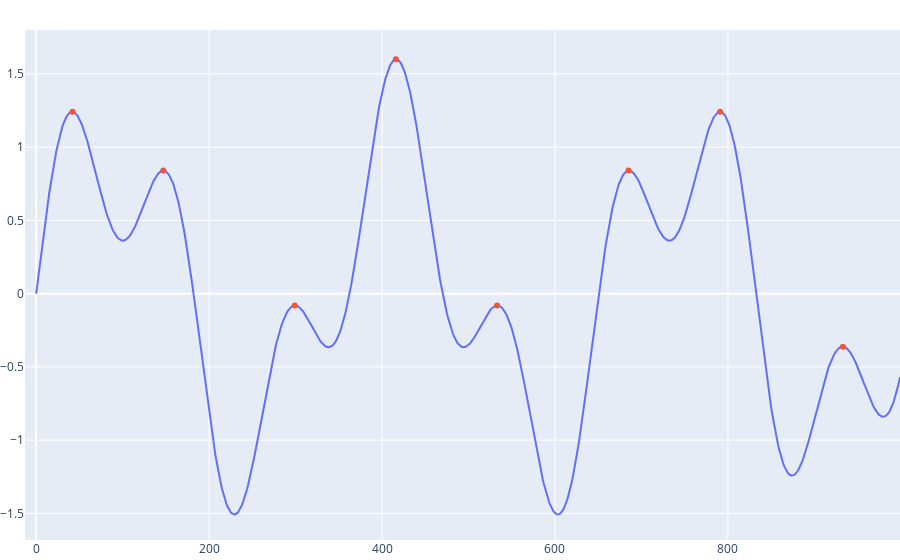

Notebook code cell kept with this figure:
### Code cell
plotter(x, None, *peak_finder(x, 6))

### Figure 1 — Plotly figure (JSON) as saved in the notebook; plotly's stock layout.template omitted (floating-point values rounded to 4 significant figures; data arrays with more than 128 entries replaced by an {"elided": "..."} marker saying what was removed)
{"data": [{"type": "scatter", "y": {"elided": "1000 float values"}}, {"mode": "markers", "type": "scatter", "x": [42, 147, 299, 416, 533, 685, 791, 933], "y": [1.242, 0.8401, -0.08108, 1.6, -0.08111, 0.8399, 1.242, -0.3617]}], "layout": {"margin": {"b": 20, "l": 0, "r": 0, "t": 30}, "showlegend": false}}
